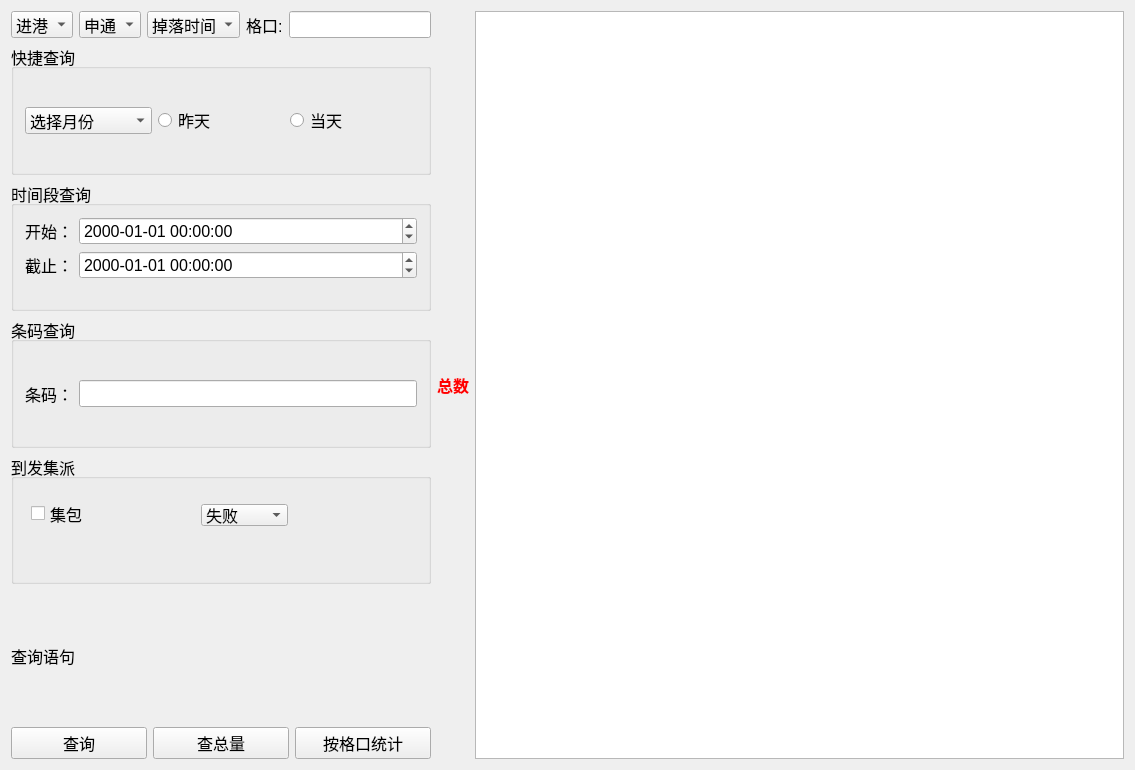
<?xml version="1.0" encoding="UTF-8"?>
<ui version="4.0">
 <class>DataQueryStatistics_Ui</class>
 <widget class="QWidget" name="DataQueryStatistics_Ui">
  <property name="geometry">
   <rect>
    <x>0</x>
    <y>0</y>
    <width>1135</width>
    <height>770</height>
   </rect>
  </property>
  <property name="font">
   <font>
    <pointsize>12</pointsize>
   </font>
  </property>
  <property name="windowTitle">
   <string>MainWindow</string>
  </property>
  <layout class="QVBoxLayout" name="verticalLayout_2">
   <item>
    <layout class="QHBoxLayout" name="horizontalLayout_7" stretch="0,1">
     <item>
      <layout class="QVBoxLayout" name="verticalLayout">
       <item>
        <layout class="QHBoxLayout" name="horizontalLayout">
         <item>
          <widget class="QComboBox" name="comboBoxComeGo">
           <item>
            <property name="text">
             <string>进港</string>
            </property>
           </item>
           <item>
            <property name="text">
             <string>出港</string>
            </property>
           </item>
          </widget>
         </item>
         <item>
          <widget class="QComboBox" name="comboCompany">
           <property name="font">
            <font>
             <pointsize>12</pointsize>
            </font>
           </property>
           <item>
            <property name="text">
             <string>申通</string>
            </property>
           </item>
           <item>
            <property name="text">
             <string>中通</string>
            </property>
           </item>
           <item>
            <property name="text">
             <string>圆通</string>
            </property>
           </item>
           <item>
            <property name="text">
             <string>百世</string>
            </property>
           </item>
           <item>
            <property name="text">
             <string>天天</string>
            </property>
           </item>
           <item>
            <property name="text">
             <string>韵达</string>
            </property>
           </item>
           <item>
            <property name="text">
             <string>邮政</string>
            </property>
           </item>
           <item>
            <property name="text">
             <string>异常</string>
            </property>
           </item>
           <item>
            <property name="text">
             <string>全部</string>
            </property>
           </item>
          </widget>
         </item>
         <item>
          <widget class="QComboBox" name="comboBoxTime">
           <item>
            <property name="text">
             <string>掉落时间</string>
            </property>
           </item>
           <item>
            <property name="text">
             <string>创建时间</string>
            </property>
           </item>
          </widget>
         </item>
         <item>
          <widget class="QLabel" name="label_5">
           <property name="font">
            <font>
             <pointsize>12</pointsize>
            </font>
           </property>
           <property name="text">
            <string>格口:</string>
           </property>
          </widget>
         </item>
         <item>
          <widget class="QLineEdit" name="editBoxId"/>
         </item>
        </layout>
       </item>
       <item>
        <widget class="QGroupBox" name="groupBox">
         <property name="sizePolicy">
          <sizepolicy hsizetype="Preferred" vsizetype="Preferred">
           <horstretch>0</horstretch>
           <verstretch>0</verstretch>
          </sizepolicy>
         </property>
         <property name="font">
          <font>
           <pointsize>12</pointsize>
          </font>
         </property>
         <property name="title">
          <string>快捷查询</string>
         </property>
         <layout class="QHBoxLayout" name="horizontalLayout_2">
          <item>
           <widget class="QComboBox" name="comboBoxMonth">
            <item>
             <property name="text">
              <string>选择月份</string>
             </property>
            </item>
            <item>
             <property name="text">
              <string>一月</string>
             </property>
            </item>
            <item>
             <property name="text">
              <string>二月</string>
             </property>
            </item>
            <item>
             <property name="text">
              <string>三月</string>
             </property>
            </item>
            <item>
             <property name="text">
              <string>四月</string>
             </property>
            </item>
            <item>
             <property name="text">
              <string>五月</string>
             </property>
            </item>
            <item>
             <property name="text">
              <string>六月</string>
             </property>
            </item>
            <item>
             <property name="text">
              <string>七月</string>
             </property>
            </item>
            <item>
             <property name="text">
              <string>八月</string>
             </property>
            </item>
            <item>
             <property name="text">
              <string>九月</string>
             </property>
            </item>
            <item>
             <property name="text">
              <string>十月</string>
             </property>
            </item>
            <item>
             <property name="text">
              <string>十一月</string>
             </property>
            </item>
            <item>
             <property name="text">
              <string>十二月</string>
             </property>
            </item>
           </widget>
          </item>
          <item>
           <widget class="QRadioButton" name="radioYesterday">
            <property name="text">
             <string>昨天</string>
            </property>
           </widget>
          </item>
          <item>
           <widget class="QRadioButton" name="radioToday">
            <property name="text">
             <string>当天</string>
            </property>
           </widget>
          </item>
         </layout>
        </widget>
       </item>
       <item>
        <widget class="QGroupBox" name="groupBox_2">
         <property name="font">
          <font>
           <pointsize>12</pointsize>
          </font>
         </property>
         <property name="title">
          <string>时间段查询</string>
         </property>
         <layout class="QFormLayout" name="formLayout">
          <item row="0" column="0">
           <widget class="QLabel" name="labelStart">
            <property name="text">
             <string>开始：</string>
            </property>
           </widget>
          </item>
          <item row="0" column="1">
           <widget class="QDateTimeEdit" name="dateTimeStart">
            <property name="displayFormat">
             <string>yyyy-MM-dd hh:mm:ss</string>
            </property>
           </widget>
          </item>
          <item row="1" column="0">
           <widget class="QLabel" name="labelEnd">
            <property name="text">
             <string>截止：</string>
            </property>
           </widget>
          </item>
          <item row="1" column="1">
           <widget class="QDateTimeEdit" name="dateTimeEnd">
            <property name="displayFormat">
             <string>yyyy-MM-dd hh:mm:ss</string>
            </property>
           </widget>
          </item>
         </layout>
        </widget>
       </item>
       <item>
        <widget class="QGroupBox" name="groupBox_3">
         <property name="font">
          <font>
           <pointsize>12</pointsize>
          </font>
         </property>
         <property name="title">
          <string>条码查询</string>
         </property>
         <layout class="QHBoxLayout" name="horizontalLayout_3">
          <item>
           <widget class="QLabel" name="label_2">
            <property name="text">
             <string>条码：</string>
            </property>
           </widget>
          </item>
          <item>
           <widget class="QLineEdit" name="editExpressId"/>
          </item>
         </layout>
        </widget>
       </item>
       <item>
        <widget class="QGroupBox" name="groupBox_4">
         <property name="title">
          <string>到发集派</string>
         </property>
         <widget class="QCheckBox" name="checkBoxPack">
          <property name="geometry">
           <rect>
            <x>20</x>
            <y>50</y>
            <width>91</width>
            <height>19</height>
           </rect>
          </property>
          <property name="text">
           <string>集包</string>
          </property>
         </widget>
         <widget class="QComboBox" name="comboPDPDstatus">
          <property name="geometry">
           <rect>
            <x>190</x>
            <y>50</y>
            <width>87</width>
            <height>22</height>
           </rect>
          </property>
          <item>
           <property name="text">
            <string>失败</string>
           </property>
          </item>
          <item>
           <property name="text">
            <string>成功</string>
           </property>
          </item>
         </widget>
        </widget>
       </item>
       <item>
        <widget class="QLabel" name="labelSql">
         <property name="text">
          <string>查询语句</string>
         </property>
        </widget>
       </item>
       <item>
        <layout class="QHBoxLayout" name="horizontalLayout_4">
         <item>
          <widget class="QPushButton" name="buttonSearch">
           <property name="font">
            <font>
             <pointsize>12</pointsize>
            </font>
           </property>
           <property name="text">
            <string>查询</string>
           </property>
          </widget>
         </item>
         <item>
          <widget class="QPushButton" name="buttonTotal">
           <property name="text">
            <string>查总量</string>
           </property>
          </widget>
         </item>
         <item>
          <widget class="QPushButton" name="buttonStatisticsByBoxId">
           <property name="text">
            <string>按格口统计</string>
           </property>
          </widget>
         </item>
        </layout>
       </item>
      </layout>
     </item>
     <item>
      <layout class="QHBoxLayout" name="horizontalLayout_6">
       <item>
        <layout class="QHBoxLayout" name="horizontalLayout_5">
         <item>
          <widget class="QLabel" name="labelTotal">
           <property name="palette">
            <palette>
             <active>
              <colorrole role="WindowText">
               <brush brushstyle="SolidPattern">
                <color alpha="255">
                 <red>255</red>
                 <green>0</green>
                 <blue>0</blue>
                </color>
               </brush>
              </colorrole>
              <colorrole role="Button">
               <brush brushstyle="SolidPattern">
                <color alpha="255">
                 <red>255</red>
                 <green>0</green>
                 <blue>0</blue>
                </color>
               </brush>
              </colorrole>
              <colorrole role="Light">
               <brush brushstyle="SolidPattern">
                <color alpha="255">
                 <red>255</red>
                 <green>127</green>
                 <blue>127</blue>
                </color>
               </brush>
              </colorrole>
              <colorrole role="Midlight">
               <brush brushstyle="SolidPattern">
                <color alpha="255">
                 <red>255</red>
                 <green>63</green>
                 <blue>63</blue>
                </color>
               </brush>
              </colorrole>
              <colorrole role="Dark">
               <brush brushstyle="SolidPattern">
                <color alpha="255">
                 <red>127</red>
                 <green>0</green>
                 <blue>0</blue>
                </color>
               </brush>
              </colorrole>
              <colorrole role="Mid">
               <brush brushstyle="SolidPattern">
                <color alpha="255">
                 <red>170</red>
                 <green>0</green>
                 <blue>0</blue>
                </color>
               </brush>
              </colorrole>
              <colorrole role="Text">
               <brush brushstyle="SolidPattern">
                <color alpha="255">
                 <red>0</red>
                 <green>0</green>
                 <blue>0</blue>
                </color>
               </brush>
              </colorrole>
              <colorrole role="BrightText">
               <brush brushstyle="SolidPattern">
                <color alpha="255">
                 <red>255</red>
                 <green>255</green>
                 <blue>255</blue>
                </color>
               </brush>
              </colorrole>
              <colorrole role="ButtonText">
               <brush brushstyle="SolidPattern">
                <color alpha="255">
                 <red>0</red>
                 <green>0</green>
                 <blue>0</blue>
                </color>
               </brush>
              </colorrole>
              <colorrole role="Base">
               <brush brushstyle="SolidPattern">
                <color alpha="255">
                 <red>255</red>
                 <green>255</green>
                 <blue>255</blue>
                </color>
               </brush>
              </colorrole>
              <colorrole role="Window">
               <brush brushstyle="SolidPattern">
                <color alpha="255">
                 <red>255</red>
                 <green>0</green>
                 <blue>0</blue>
                </color>
               </brush>
              </colorrole>
              <colorrole role="Shadow">
               <brush brushstyle="SolidPattern">
                <color alpha="255">
                 <red>0</red>
                 <green>0</green>
                 <blue>0</blue>
                </color>
               </brush>
              </colorrole>
              <colorrole role="AlternateBase">
               <brush brushstyle="SolidPattern">
                <color alpha="255">
                 <red>255</red>
                 <green>127</green>
                 <blue>127</blue>
                </color>
               </brush>
              </colorrole>
              <colorrole role="ToolTipBase">
               <brush brushstyle="SolidPattern">
                <color alpha="255">
                 <red>255</red>
                 <green>255</green>
                 <blue>220</blue>
                </color>
               </brush>
              </colorrole>
              <colorrole role="ToolTipText">
               <brush brushstyle="SolidPattern">
                <color alpha="255">
                 <red>0</red>
                 <green>0</green>
                 <blue>0</blue>
                </color>
               </brush>
              </colorrole>
              <colorrole role="PlaceholderText">
               <brush brushstyle="SolidPattern">
                <color alpha="128">
                 <red>0</red>
                 <green>0</green>
                 <blue>0</blue>
                </color>
               </brush>
              </colorrole>
             </active>
             <inactive>
              <colorrole role="WindowText">
               <brush brushstyle="SolidPattern">
                <color alpha="255">
                 <red>255</red>
                 <green>0</green>
                 <blue>0</blue>
                </color>
               </brush>
              </colorrole>
              <colorrole role="Button">
               <brush brushstyle="SolidPattern">
                <color alpha="255">
                 <red>255</red>
                 <green>0</green>
                 <blue>0</blue>
                </color>
               </brush>
              </colorrole>
              <colorrole role="Light">
               <brush brushstyle="SolidPattern">
                <color alpha="255">
                 <red>255</red>
                 <green>127</green>
                 <blue>127</blue>
                </color>
               </brush>
              </colorrole>
              <colorrole role="Midlight">
               <brush brushstyle="SolidPattern">
                <color alpha="255">
                 <red>255</red>
                 <green>63</green>
                 <blue>63</blue>
                </color>
               </brush>
              </colorrole>
              <colorrole role="Dark">
               <brush brushstyle="SolidPattern">
                <color alpha="255">
                 <red>127</red>
                 <green>0</green>
                 <blue>0</blue>
                </color>
               </brush>
              </colorrole>
              <colorrole role="Mid">
               <brush brushstyle="SolidPattern">
                <color alpha="255">
                 <red>170</red>
                 <green>0</green>
                 <blue>0</blue>
                </color>
               </brush>
              </colorrole>
              <colorrole role="Text">
               <brush brushstyle="SolidPattern">
                <color alpha="255">
                 <red>0</red>
                 <green>0</green>
                 <blue>0</blue>
                </color>
               </brush>
              </colorrole>
              <colorrole role="BrightText">
               <brush brushstyle="SolidPattern">
                <color alpha="255">
                 <red>255</red>
                 <green>255</green>
                 <blue>255</blue>
                </color>
               </brush>
              </colorrole>
              <colorrole role="ButtonText">
               <brush brushstyle="SolidPattern">
                <color alpha="255">
                 <red>0</red>
                 <green>0</green>
                 <blue>0</blue>
                </color>
               </brush>
              </colorrole>
              <colorrole role="Base">
               <brush brushstyle="SolidPattern">
                <color alpha="255">
                 <red>255</red>
                 <green>255</green>
                 <blue>255</blue>
                </color>
               </brush>
              </colorrole>
              <colorrole role="Window">
               <brush brushstyle="SolidPattern">
                <color alpha="255">
                 <red>255</red>
                 <green>0</green>
                 <blue>0</blue>
                </color>
               </brush>
              </colorrole>
              <colorrole role="Shadow">
               <brush brushstyle="SolidPattern">
                <color alpha="255">
                 <red>0</red>
                 <green>0</green>
                 <blue>0</blue>
                </color>
               </brush>
              </colorrole>
              <colorrole role="AlternateBase">
               <brush brushstyle="SolidPattern">
                <color alpha="255">
                 <red>255</red>
                 <green>127</green>
                 <blue>127</blue>
                </color>
               </brush>
              </colorrole>
              <colorrole role="ToolTipBase">
               <brush brushstyle="SolidPattern">
                <color alpha="255">
                 <red>255</red>
                 <green>255</green>
                 <blue>220</blue>
                </color>
               </brush>
              </colorrole>
              <colorrole role="ToolTipText">
               <brush brushstyle="SolidPattern">
                <color alpha="255">
                 <red>0</red>
                 <green>0</green>
                 <blue>0</blue>
                </color>
               </brush>
              </colorrole>
              <colorrole role="PlaceholderText">
               <brush brushstyle="SolidPattern">
                <color alpha="128">
                 <red>0</red>
                 <green>0</green>
                 <blue>0</blue>
                </color>
               </brush>
              </colorrole>
             </inactive>
             <disabled>
              <colorrole role="WindowText">
               <brush brushstyle="SolidPattern">
                <color alpha="255">
                 <red>127</red>
                 <green>0</green>
                 <blue>0</blue>
                </color>
               </brush>
              </colorrole>
              <colorrole role="Button">
               <brush brushstyle="SolidPattern">
                <color alpha="255">
                 <red>255</red>
                 <green>0</green>
                 <blue>0</blue>
                </color>
               </brush>
              </colorrole>
              <colorrole role="Light">
               <brush brushstyle="SolidPattern">
                <color alpha="255">
                 <red>255</red>
                 <green>127</green>
                 <blue>127</blue>
                </color>
               </brush>
              </colorrole>
              <colorrole role="Midlight">
               <brush brushstyle="SolidPattern">
                <color alpha="255">
                 <red>255</red>
                 <green>63</green>
                 <blue>63</blue>
                </color>
               </brush>
              </colorrole>
              <colorrole role="Dark">
               <brush brushstyle="SolidPattern">
                <color alpha="255">
                 <red>127</red>
                 <green>0</green>
                 <blue>0</blue>
                </color>
               </brush>
              </colorrole>
              <colorrole role="Mid">
               <brush brushstyle="SolidPattern">
                <color alpha="255">
                 <red>170</red>
                 <green>0</green>
                 <blue>0</blue>
                </color>
               </brush>
              </colorrole>
              <colorrole role="Text">
               <brush brushstyle="SolidPattern">
                <color alpha="255">
                 <red>127</red>
                 <green>0</green>
                 <blue>0</blue>
                </color>
               </brush>
              </colorrole>
              <colorrole role="BrightText">
               <brush brushstyle="SolidPattern">
                <color alpha="255">
                 <red>255</red>
                 <green>255</green>
                 <blue>255</blue>
                </color>
               </brush>
              </colorrole>
              <colorrole role="ButtonText">
               <brush brushstyle="SolidPattern">
                <color alpha="255">
                 <red>127</red>
                 <green>0</green>
                 <blue>0</blue>
                </color>
               </brush>
              </colorrole>
              <colorrole role="Base">
               <brush brushstyle="SolidPattern">
                <color alpha="255">
                 <red>255</red>
                 <green>0</green>
                 <blue>0</blue>
                </color>
               </brush>
              </colorrole>
              <colorrole role="Window">
               <brush brushstyle="SolidPattern">
                <color alpha="255">
                 <red>255</red>
                 <green>0</green>
                 <blue>0</blue>
                </color>
               </brush>
              </colorrole>
              <colorrole role="Shadow">
               <brush brushstyle="SolidPattern">
                <color alpha="255">
                 <red>0</red>
                 <green>0</green>
                 <blue>0</blue>
                </color>
               </brush>
              </colorrole>
              <colorrole role="AlternateBase">
               <brush brushstyle="SolidPattern">
                <color alpha="255">
                 <red>255</red>
                 <green>0</green>
                 <blue>0</blue>
                </color>
               </brush>
              </colorrole>
              <colorrole role="ToolTipBase">
               <brush brushstyle="SolidPattern">
                <color alpha="255">
                 <red>255</red>
                 <green>255</green>
                 <blue>220</blue>
                </color>
               </brush>
              </colorrole>
              <colorrole role="ToolTipText">
               <brush brushstyle="SolidPattern">
                <color alpha="255">
                 <red>0</red>
                 <green>0</green>
                 <blue>0</blue>
                </color>
               </brush>
              </colorrole>
              <colorrole role="PlaceholderText">
               <brush brushstyle="SolidPattern">
                <color alpha="128">
                 <red>0</red>
                 <green>0</green>
                 <blue>0</blue>
                </color>
               </brush>
              </colorrole>
             </disabled>
            </palette>
           </property>
           <property name="font">
            <font>
             <pointsize>12</pointsize>
             <weight>75</weight>
             <bold>true</bold>
            </font>
           </property>
           <property name="text">
            <string>总数</string>
           </property>
           <property name="scaledContents">
            <bool>true</bool>
           </property>
          </widget>
         </item>
        </layout>
       </item>
       <item>
        <widget class="QTableView" name="tableView"/>
       </item>
      </layout>
     </item>
    </layout>
   </item>
  </layout>
 </widget>
 <layoutdefault spacing="6" margin="11"/>
 <resources/>
 <connections/>
</ui>
